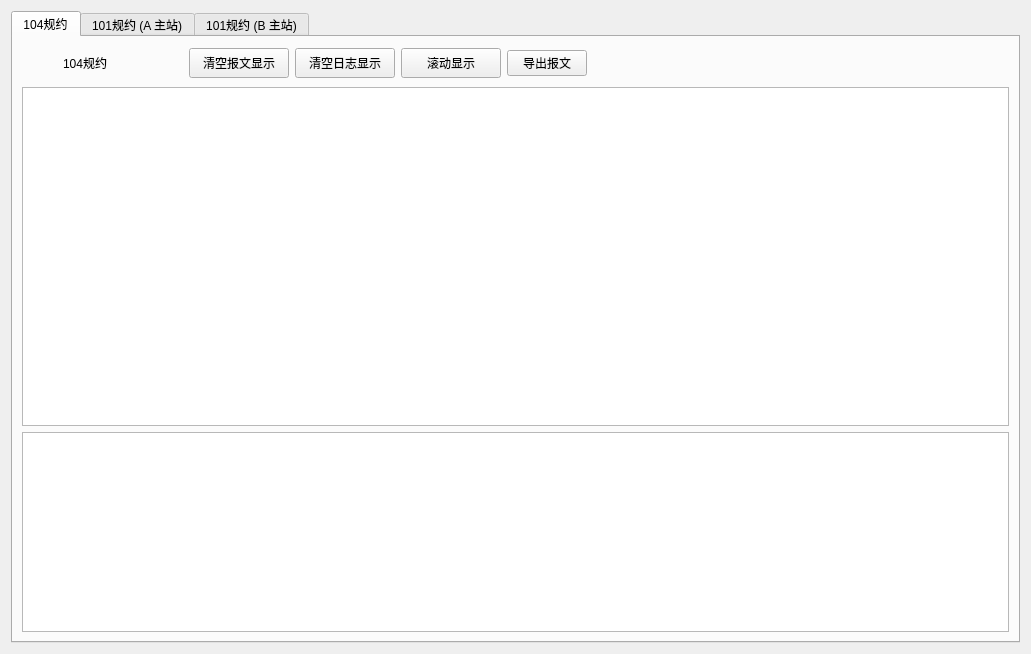
<?xml version="1.0" encoding="UTF-8"?>
<ui version="4.0">
 <class>dtucsprotocolwidget</class>
 <widget class="QWidget" name="dtucsprotocolwidget">
  <property name="geometry">
   <rect>
    <x>0</x>
    <y>0</y>
    <width>1031</width>
    <height>654</height>
   </rect>
  </property>
  <property name="windowTitle">
   <string>IEC60870-101/104规约</string>
  </property>
  <layout class="QGridLayout" name="gridLayout">
   <item row="0" column="0">
    <widget class="QTabWidget" name="tabWidget">
     <property name="currentIndex">
      <number>0</number>
     </property>
     <widget class="QWidget" name="tab_1">
      <attribute name="title">
       <string>104规约</string>
      </attribute>
      <layout class="QGridLayout" name="gridLayout_2">
       <item row="0" column="0">
        <layout class="QHBoxLayout" name="horizontalLayout">
         <item>
          <widget class="QLabel" name="led_104">
           <property name="minimumSize">
            <size>
             <width>35</width>
             <height>35</height>
            </size>
           </property>
           <property name="maximumSize">
            <size>
             <width>35</width>
             <height>35</height>
            </size>
           </property>
           <property name="text">
            <string/>
           </property>
          </widget>
         </item>
         <item>
          <widget class="QLabel" name="label_104_1">
           <property name="minimumSize">
            <size>
             <width>120</width>
             <height>30</height>
            </size>
           </property>
           <property name="maximumSize">
            <size>
             <width>120</width>
             <height>30</height>
            </size>
           </property>
           <property name="text">
            <string>104规约</string>
           </property>
          </widget>
         </item>
         <item>
          <widget class="QPushButton" name="btn_clear_104_msg">
           <property name="minimumSize">
            <size>
             <width>100</width>
             <height>30</height>
            </size>
           </property>
           <property name="maximumSize">
            <size>
             <width>100</width>
             <height>30</height>
            </size>
           </property>
           <property name="text">
            <string>清空报文显示</string>
           </property>
          </widget>
         </item>
         <item>
          <widget class="QPushButton" name="btn_clear_104_log">
           <property name="minimumSize">
            <size>
             <width>100</width>
             <height>30</height>
            </size>
           </property>
           <property name="maximumSize">
            <size>
             <width>100</width>
             <height>30</height>
            </size>
           </property>
           <property name="text">
            <string>清空日志显示</string>
           </property>
          </widget>
         </item>
         <item>
          <widget class="QPushButton" name="btn_roll_104">
           <property name="minimumSize">
            <size>
             <width>100</width>
             <height>30</height>
            </size>
           </property>
           <property name="maximumSize">
            <size>
             <width>100</width>
             <height>30</height>
            </size>
           </property>
           <property name="text">
            <string>滚动显示</string>
           </property>
          </widget>
         </item>
         <item>
          <widget class="QPushButton" name="btn_save_104">
           <property name="text">
            <string>导出报文</string>
           </property>
          </widget>
         </item>
        </layout>
       </item>
       <item row="0" column="1">
        <spacer name="horizontalSpacer_2">
         <property name="orientation">
          <enum>Qt::Horizontal</enum>
         </property>
         <property name="sizeHint" stdset="0">
          <size>
           <width>487</width>
           <height>20</height>
          </size>
         </property>
        </spacer>
       </item>
       <item row="1" column="0" colspan="2">
        <widget class="QTableWidget" name="tableWidget_104"/>
       </item>
       <item row="2" column="0" colspan="2">
        <widget class="QTextBrowser" name="textBrowser_104">
         <property name="maximumSize">
          <size>
           <width>16777215</width>
           <height>200</height>
          </size>
         </property>
        </widget>
       </item>
      </layout>
     </widget>
     <widget class="QWidget" name="tab_2">
      <attribute name="title">
       <string>101规约 (A 主站)</string>
      </attribute>
      <layout class="QGridLayout" name="gridLayout_3">
       <item row="0" column="0">
        <layout class="QHBoxLayout" name="horizontalLayout_2">
         <item>
          <widget class="QLabel" name="led_101">
           <property name="minimumSize">
            <size>
             <width>35</width>
             <height>35</height>
            </size>
           </property>
           <property name="maximumSize">
            <size>
             <width>35</width>
             <height>35</height>
            </size>
           </property>
           <property name="text">
            <string/>
           </property>
          </widget>
         </item>
         <item>
          <widget class="QLabel" name="label_101_1">
           <property name="minimumSize">
            <size>
             <width>120</width>
             <height>30</height>
            </size>
           </property>
           <property name="maximumSize">
            <size>
             <width>120</width>
             <height>30</height>
            </size>
           </property>
           <property name="text">
            <string>101规约</string>
           </property>
          </widget>
         </item>
         <item>
          <widget class="QPushButton" name="btn_clear_101_msg">
           <property name="minimumSize">
            <size>
             <width>100</width>
             <height>30</height>
            </size>
           </property>
           <property name="maximumSize">
            <size>
             <width>100</width>
             <height>30</height>
            </size>
           </property>
           <property name="text">
            <string>清空报文显示</string>
           </property>
          </widget>
         </item>
         <item>
          <widget class="QPushButton" name="btn_clear_101_log">
           <property name="minimumSize">
            <size>
             <width>100</width>
             <height>30</height>
            </size>
           </property>
           <property name="maximumSize">
            <size>
             <width>100</width>
             <height>30</height>
            </size>
           </property>
           <property name="text">
            <string>清空日志显示</string>
           </property>
          </widget>
         </item>
         <item>
          <widget class="QPushButton" name="btn_roll_101">
           <property name="minimumSize">
            <size>
             <width>100</width>
             <height>30</height>
            </size>
           </property>
           <property name="maximumSize">
            <size>
             <width>100</width>
             <height>30</height>
            </size>
           </property>
           <property name="text">
            <string>滚动显示</string>
           </property>
          </widget>
         </item>
         <item>
          <widget class="QPushButton" name="btn_save_101">
           <property name="text">
            <string>导出报文</string>
           </property>
          </widget>
         </item>
        </layout>
       </item>
       <item row="0" column="1">
        <spacer name="horizontalSpacer">
         <property name="orientation">
          <enum>Qt::Horizontal</enum>
         </property>
         <property name="sizeHint" stdset="0">
          <size>
           <width>487</width>
           <height>20</height>
          </size>
         </property>
        </spacer>
       </item>
       <item row="1" column="0" colspan="2">
        <widget class="QTableWidget" name="tableWidget_101"/>
       </item>
       <item row="2" column="0" colspan="2">
        <widget class="QTextBrowser" name="textBrowser_101">
         <property name="maximumSize">
          <size>
           <width>16777215</width>
           <height>200</height>
          </size>
         </property>
        </widget>
       </item>
      </layout>
     </widget>
     <widget class="QWidget" name="tab_3">
      <attribute name="title">
       <string>101规约 (B 主站)</string>
      </attribute>
      <layout class="QGridLayout" name="gridLayout_4">
       <item row="0" column="0">
        <layout class="QHBoxLayout" name="horizontalLayout_3">
         <item>
          <widget class="QLabel" name="led_102">
           <property name="minimumSize">
            <size>
             <width>35</width>
             <height>35</height>
            </size>
           </property>
           <property name="maximumSize">
            <size>
             <width>35</width>
             <height>35</height>
            </size>
           </property>
           <property name="text">
            <string/>
           </property>
          </widget>
         </item>
         <item>
          <widget class="QLabel" name="label_101_2">
           <property name="minimumSize">
            <size>
             <width>120</width>
             <height>30</height>
            </size>
           </property>
           <property name="maximumSize">
            <size>
             <width>120</width>
             <height>30</height>
            </size>
           </property>
           <property name="text">
            <string>101规约</string>
           </property>
          </widget>
         </item>
         <item>
          <widget class="QPushButton" name="btn_clear_1012_msg">
           <property name="minimumSize">
            <size>
             <width>100</width>
             <height>30</height>
            </size>
           </property>
           <property name="maximumSize">
            <size>
             <width>100</width>
             <height>30</height>
            </size>
           </property>
           <property name="text">
            <string>清空报文显示</string>
           </property>
          </widget>
         </item>
         <item>
          <widget class="QPushButton" name="btn_clear_1012_log">
           <property name="minimumSize">
            <size>
             <width>100</width>
             <height>30</height>
            </size>
           </property>
           <property name="maximumSize">
            <size>
             <width>100</width>
             <height>30</height>
            </size>
           </property>
           <property name="text">
            <string>清空日志显示</string>
           </property>
          </widget>
         </item>
         <item>
          <widget class="QPushButton" name="btn_roll_1012">
           <property name="minimumSize">
            <size>
             <width>100</width>
             <height>30</height>
            </size>
           </property>
           <property name="maximumSize">
            <size>
             <width>100</width>
             <height>30</height>
            </size>
           </property>
           <property name="text">
            <string>滚动显示</string>
           </property>
          </widget>
         </item>
         <item>
          <widget class="QPushButton" name="btn_save_1012">
           <property name="text">
            <string>导出报文</string>
           </property>
          </widget>
         </item>
        </layout>
       </item>
       <item row="0" column="1">
        <spacer name="horizontalSpacer_3">
         <property name="orientation">
          <enum>Qt::Horizontal</enum>
         </property>
         <property name="sizeHint" stdset="0">
          <size>
           <width>386</width>
           <height>20</height>
          </size>
         </property>
        </spacer>
       </item>
       <item row="1" column="0" colspan="2">
        <widget class="QTableWidget" name="tableWidget_1012"/>
       </item>
       <item row="2" column="0" colspan="2">
        <widget class="QTextBrowser" name="textBrowser_1012">
         <property name="maximumSize">
          <size>
           <width>16777215</width>
           <height>200</height>
          </size>
         </property>
        </widget>
       </item>
      </layout>
     </widget>
    </widget>
   </item>
  </layout>
 </widget>
 <resources/>
 <connections>
  <connection>
   <sender>tableWidget_101</sender>
   <signal>cellDoubleClicked(int,int)</signal>
   <receiver>dtucsprotocolwidget</receiver>
   <slot>explain_101(int,int)</slot>
   <hints>
    <hint type="sourcelabel">
     <x>514</x>
     <y>255</y>
    </hint>
    <hint type="destinationlabel">
     <x>515</x>
     <y>326</y>
    </hint>
   </hints>
  </connection>
  <connection>
   <sender>btn_clear_101_log</sender>
   <signal>clicked()</signal>
   <receiver>textBrowser_101</receiver>
   <slot>clear()</slot>
   <hints>
    <hint type="sourcelabel">
     <x>350</x>
     <y>63</y>
    </hint>
    <hint type="destinationlabel">
     <x>267</x>
     <y>527</y>
    </hint>
   </hints>
  </connection>
  <connection>
   <sender>btn_clear_101_msg</sender>
   <signal>clicked()</signal>
   <receiver>dtucsprotocolwidget</receiver>
   <slot>clear_101()</slot>
   <hints>
    <hint type="sourcelabel">
     <x>243</x>
     <y>63</y>
    </hint>
    <hint type="destinationlabel">
     <x>515</x>
     <y>326</y>
    </hint>
   </hints>
  </connection>
  <connection>
   <sender>btn_roll_104</sender>
   <signal>clicked()</signal>
   <receiver>dtucsprotocolwidget</receiver>
   <slot>AutoScroll_104()</slot>
   <hints>
    <hint type="sourcelabel">
     <x>457</x>
     <y>63</y>
    </hint>
    <hint type="destinationlabel">
     <x>515</x>
     <y>326</y>
    </hint>
   </hints>
  </connection>
  <connection>
   <sender>btn_clear_104_msg</sender>
   <signal>clicked()</signal>
   <receiver>dtucsprotocolwidget</receiver>
   <slot>clear_104()</slot>
   <hints>
    <hint type="sourcelabel">
     <x>243</x>
     <y>63</y>
    </hint>
    <hint type="destinationlabel">
     <x>515</x>
     <y>326</y>
    </hint>
   </hints>
  </connection>
  <connection>
   <sender>btn_roll_101</sender>
   <signal>clicked()</signal>
   <receiver>dtucsprotocolwidget</receiver>
   <slot>AutoScroll_101()</slot>
   <hints>
    <hint type="sourcelabel">
     <x>457</x>
     <y>63</y>
    </hint>
    <hint type="destinationlabel">
     <x>515</x>
     <y>326</y>
    </hint>
   </hints>
  </connection>
  <connection>
   <sender>btn_clear_104_log</sender>
   <signal>clicked()</signal>
   <receiver>textBrowser_104</receiver>
   <slot>clear()</slot>
   <hints>
    <hint type="sourcelabel">
     <x>350</x>
     <y>63</y>
    </hint>
    <hint type="destinationlabel">
     <x>514</x>
     <y>527</y>
    </hint>
   </hints>
  </connection>
  <connection>
   <sender>tableWidget_104</sender>
   <signal>cellDoubleClicked(int,int)</signal>
   <receiver>dtucsprotocolwidget</receiver>
   <slot>explain_104(int,int)</slot>
   <hints>
    <hint type="sourcelabel">
     <x>514</x>
     <y>255</y>
    </hint>
    <hint type="destinationlabel">
     <x>515</x>
     <y>326</y>
    </hint>
   </hints>
  </connection>
  <connection>
   <sender>btn_save_101</sender>
   <signal>clicked()</signal>
   <receiver>dtucsprotocolwidget</receiver>
   <slot>save_file_101()</slot>
   <hints>
    <hint type="sourcelabel">
     <x>561</x>
     <y>63</y>
    </hint>
    <hint type="destinationlabel">
     <x>515</x>
     <y>326</y>
    </hint>
   </hints>
  </connection>
  <connection>
   <sender>btn_save_104</sender>
   <signal>clicked()</signal>
   <receiver>dtucsprotocolwidget</receiver>
   <slot>save_file_104()</slot>
   <hints>
    <hint type="sourcelabel">
     <x>561</x>
     <y>63</y>
    </hint>
    <hint type="destinationlabel">
     <x>515</x>
     <y>326</y>
    </hint>
   </hints>
  </connection>
  <connection>
   <sender>tableWidget_1012</sender>
   <signal>cellDoubleClicked(int,int)</signal>
   <receiver>dtucsprotocolwidget</receiver>
   <slot>explain_1012(int,int)</slot>
   <hints>
    <hint type="sourcelabel">
     <x>514</x>
     <y>255</y>
    </hint>
    <hint type="destinationlabel">
     <x>515</x>
     <y>326</y>
    </hint>
   </hints>
  </connection>
  <connection>
   <sender>btn_save_1012</sender>
   <signal>clicked()</signal>
   <receiver>dtucsprotocolwidget</receiver>
   <slot>save_file_1012()</slot>
   <hints>
    <hint type="sourcelabel">
     <x>561</x>
     <y>63</y>
    </hint>
    <hint type="destinationlabel">
     <x>515</x>
     <y>326</y>
    </hint>
   </hints>
  </connection>
  <connection>
   <sender>btn_roll_1012</sender>
   <signal>clicked()</signal>
   <receiver>dtucsprotocolwidget</receiver>
   <slot>AutoScroll_1012()</slot>
   <hints>
    <hint type="sourcelabel">
     <x>457</x>
     <y>63</y>
    </hint>
    <hint type="destinationlabel">
     <x>515</x>
     <y>326</y>
    </hint>
   </hints>
  </connection>
  <connection>
   <sender>btn_clear_1012_msg</sender>
   <signal>clicked()</signal>
   <receiver>dtucsprotocolwidget</receiver>
   <slot>clear_1012()</slot>
   <hints>
    <hint type="sourcelabel">
     <x>243</x>
     <y>63</y>
    </hint>
    <hint type="destinationlabel">
     <x>515</x>
     <y>326</y>
    </hint>
   </hints>
  </connection>
  <connection>
   <sender>btn_clear_1012_log</sender>
   <signal>clicked()</signal>
   <receiver>textBrowser_1012</receiver>
   <slot>clear()</slot>
   <hints>
    <hint type="sourcelabel">
     <x>350</x>
     <y>63</y>
    </hint>
    <hint type="destinationlabel">
     <x>514</x>
     <y>527</y>
    </hint>
   </hints>
  </connection>
 </connections>
 <slots>
  <slot>clear_101()</slot>
  <slot>clear_104()</slot>
  <slot>AutoScroll_101()</slot>
  <slot>AutoScroll_104()</slot>
  <slot>read_config()</slot>
  <slot>save_config()</slot>
  <slot>default_config()</slot>
  <slot>explain_101(int,int)</slot>
  <slot>explain_104(int,int)</slot>
  <slot>save_file_104()</slot>
  <slot>save_file_101()</slot>
  <slot>clear_1012()</slot>
  <slot>AutoScroll_1012()</slot>
  <slot>explain_1012(int,int)</slot>
  <slot>save_file_1012()</slot>
 </slots>
</ui>
